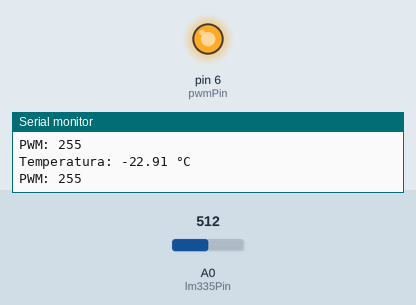
This sketch was run on a simulated Arduino Uno, built with avr-gcc and run on an emulated ATmega328P. Parts: output pins drawn as LEDs (lit = HIGH), the last lines printed to the serial monitor. The test bench sets the inputs (shaded band); at power-on: A0 (lm335Pin) = 512.

Above: at 1.3 s.
1.4 s: A0 (lm335Pin) set to 592
2.9 s: A0 (lm335Pin) set to 600
At 3.9 s:
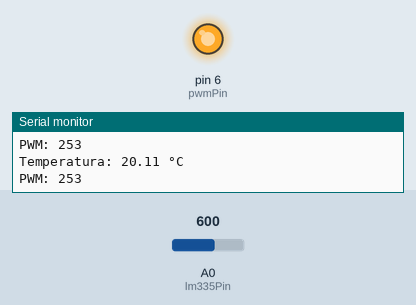
4.5 s: A0 (lm335Pin) set to 716
At 5.1 s:
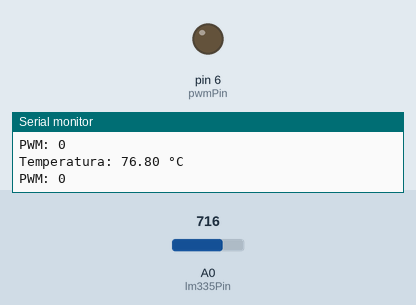
Timing chart, 0 to 7.5 s (numbered marks = the images above; inputs shaded):
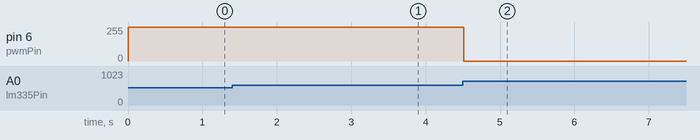

The sketch:

peltieruno.ino
```cpp
const int lm335Pin = A0;      // Entrada do sensor LM335 no pino analógico A0
const int pwmPin = 6;         // Saída PWM para controlar os MOSFETs (pino 6, no caso do Arduino UNO)

const float targetTemp = 40.0; // Temperatura alvo em °C

void setup() {
  Serial.begin(115200);       // Inicia a comunicação serial para monitoramento
}

void loop() {
  int analogValue = analogRead(lm335Pin);  // Lê o valor analógico do sensor LM335
  float voltage = analogValue * ((5.0 / 1023.0));  // Converte o valor para tensão (5V no Arduino UNO)


  float temperatureC = (voltage * 100.0) - 273.15;
  // Controle proporcional simples
  float error = (targetTemp - temperatureC) / (targetTemp * 0.5);
  if (error < 0) error = 0;  // Evita valores negativos para o PWM
  int pwmValue = (int)(error * 255);  // Ajuste do valor PWM, limitado entre 0 e 255
  pwmValue = constrain(pwmValue, 0, 255);  // Garantir que o PWM fique entre 0 e 255
  analogWrite(pwmPin, pwmValue);  // Ajusta o valor PWM

  // Imprime os dados no monitor serial
  Serial.print("Temperatura: ");
  Serial.print(temperatureC);
  Serial.println(" °C");
  Serial.print("PWM: ");
  Serial.println(pwmValue);

  delay(500);  // Atraso para leitura e impressão
}
```

Measured:
- after the input at 2.9 s, pin 6 (pwmPin): 255/255 → 253/255 after 0.11 s
- after the input at 4.5 s, pin 6 (pwmPin): 253/255 → 0/255 at once
